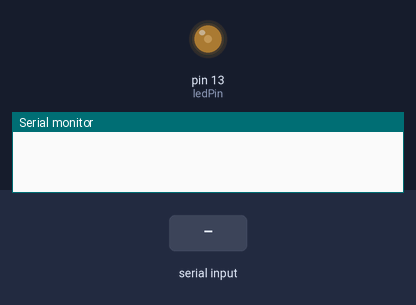
Bench run of a sketch on a simulated Arduino Uno, built with avr-gcc and run on an emulated ATmega328P. On the bench: output pins drawn as LEDs (lit = HIGH), the last lines printed to the serial monitor. The inputs (shaded band) are chosen by the test bench.

Above: at 1.2 s.
1.3 s: "90\n" received over Serial
At 1.52 s:
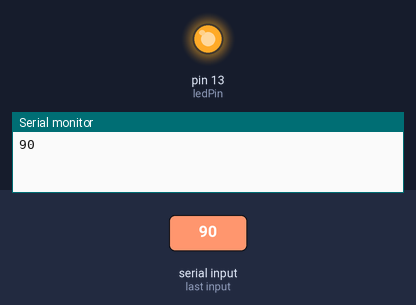
At 1.97 s:
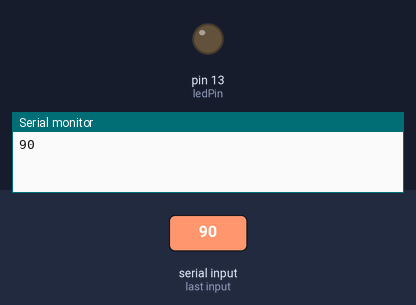
4.3 s: byte 10 (10) received over Serial
5.9 s: "90,45\n" received over Serial
At 7.2 s:
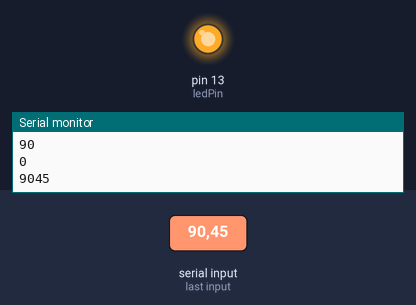
Timing chart, 0 to 8.9 s (numbered marks = the images above; inputs shaded):
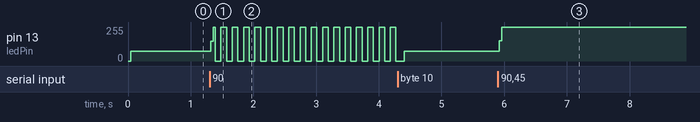

The sketch:

serial_example_02.ino
```cpp
/*
* SerialReceive sketch
* Blink the LED at a rate proportional to the received digit value
*/
const int ledPin = 13; // pin the LED is connected to
int blinkRate = 0; // blink rate stored in this variable
void setup()
{
Serial.begin(9600); // Initialize serial port to send and receive at 9600 baud
pinMode(ledPin, OUTPUT); // set this pin as output
}
int value;
void loop()
{
if( Serial.available())
{
char ch = Serial.read();
if( isDigit(ch) )// is this an ascii digit between 0 and 9?
{
value = (value * 10) + (ch - '0'); // yes, accumulate the value
}
else if (ch == 10) // is the character the newline character?
{
blinkRate = value; // set blinkrate to the accumulated value
Serial.println(blinkRate);
value = 0; // reset val to 0 ready for the next sequence of digits
}
}
blink();
}
void blink()
{
digitalWrite(ledPin,HIGH);
delay(blinkRate); // delay depends on blinkrate value
digitalWrite(ledPin,LOW);
delay(blinkRate);
}
```

Measured:
- after the input at 1.3 s, pin 13 (ledPin): 72/255 → 149/255 at once, then moves between 0/255 and 255/255, repeating every 0.54 s
- after the input at 5.9 s, pin 13 (ledPin): 72/255 → 255/255 at once
